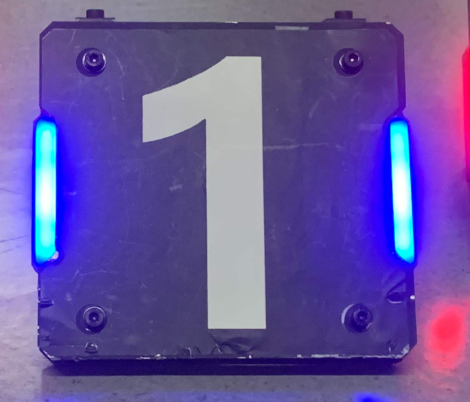
//> input picture 111/rm/zjb.png, 470 x 402 px
$ ./112   (built with g++ and OpenCV 4)
//> lines starting //> are read from the running program, lines starting //| are printed output that depends on the picture; after the words box and inside, x2 and y2 are one past the last pixel; in counts of white or black regions, pixels touching at a corner belong together
#include <iostream>
#include <vector>
#include <cmath>
#include <opencv2/opencv.hpp>

using namespace std;
using namespace cv;

int main() {
    // 读取图片
    Mat src = imread("rm/zjb.png");
//> src is the input picture: 402 rows x 470 cols, CV_8UC3; mean B, G, R 158.8, 85.2, 104.8
    if (src.empty()) {
        cout << "load fail" << endl;
        return -1;
    }

    Mat result = src.clone();
    Mat gray;
    cvtColor(src, gray, COLOR_BGR2GRAY);
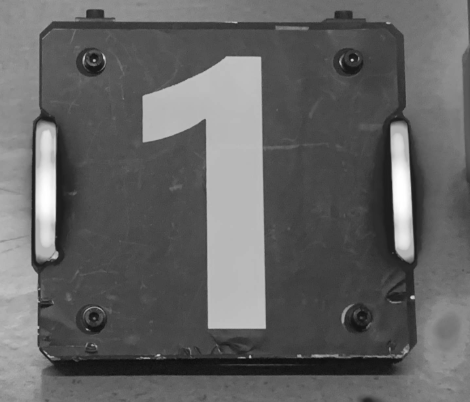
//> gray: 402 rows x 470 cols, CV_8UC1; min 13, max 255, mean 99.5

    // 直接二值化，不做边缘检测
    Mat binary;
    threshold(gray, binary, 180, 255, THRESH_BINARY);
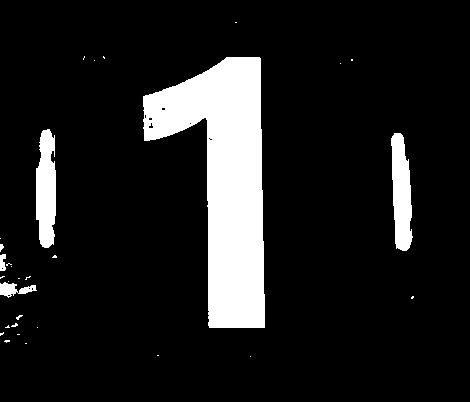
//> binary: 402 rows x 470 cols, CV_8UC1; 11.7% white; 31 white regions (25 under 20 px), largest, box (x1, y1, x2, y2) and area: (143, 57, 265, 328) 17800, (36, 129, 56, 248) 1934, (391, 133, 413, 251) 1875, (0, 282, 37, 298) 298, (0, 254, 6, 271) 84, (0, 244, 4, 252) 21

    // 只使用闭运算连接断开的区域，不使用开运算
   // 形态学操作 - 连接断开的区域
    Mat kernel = getStructuringElement(MORPH_RECT, Size(5, 5));
    dilate(binary, binary, kernel);  // 膨胀
    dilate(binary, binary, kernel);  // 再膨胀一次
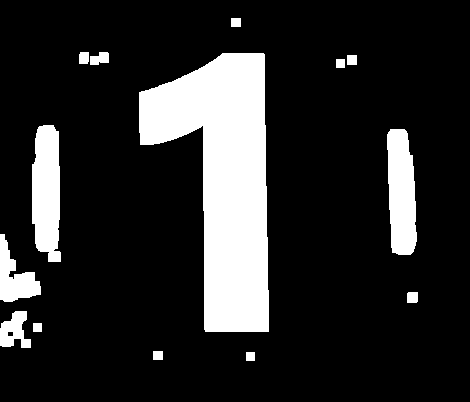
//> binary: 402 rows x 470 cols, CV_8UC1; 16.3% white; 14 white regions, largest, box (x1, y1, x2, y2) and area: (139, 53, 269, 332) 21234, (32, 125, 61, 262) 3319, (387, 129, 417, 255) 3081
    morphologyEx(binary, binary, MORPH_CLOSE, kernel);
//> binary: 402 rows x 470 cols, CV_8UC1; 16.3% white; 12 white regions


    // 寻找轮廓
    vector<vector<Point>> contours;
    findContours(binary, contours, RETR_EXTERNAL, CHAIN_APPROX_SIMPLE);
//> contours = 12 contours; largest, box (x1, y1, x2, y2) and area: (139, 53, 269, 332) 20849, (32, 125, 61, 262) 3176, (387, 129, 417, 255) 2942, (0, 234, 41, 302) 1327, (0, 311, 31, 348) 684

    cout << "Found " << contours.size() << " contours" << endl;
//| Found 12 contours

    // 存储灯条
    vector<RotatedRect> lightBars;

    // 筛选灯条
    for (const auto& contour : contours) {
        RotatedRect rect = minAreaRect(contour);
        Size2f size = rect.size;

        float height = max(size.width, size.height);
        float width = min(size.width, size.height);
        float ratio = height / width;
        float angle = rect.angle;

        if (size.width > size.height) {
            angle = 90 - angle;
        }

        float area = contourArea(contour);

        // 打印每个轮廓的信息，查看左边灯条是否被筛掉
        cout << "Contour: area=" << area << ", aspect_ratio=" << ratio
            << ", angle=" << angle << ", width=" << width << endl;

        // 放宽所有条件
        if (ratio > 1.5 && ratio < 15.0 &&
            area > 20 && area < 10000 &&
            abs(angle) < 80 &&
            width < 80) {

            lightBars.push_back(rect);

            Point2f vertices[4];
            rect.points(vertices);
            for (int k = 0; k < 4; k++) {
                line(result, vertices[k], vertices[(k + 1) % 4], Scalar(0, 255, 0), 2);
            }
            circle(result, rect.center, 5, Scalar(0, 0, 255), -1);

            cout << "-> Identified as light bar!" << endl;
        }
    }
//> this loop made 12 passes
//> (rect, size, height, width, ratio, angle, area) on passes 7 to 8: (centre (401.5, 191.4), size (26.3, 125.7), angle -2.2, Size(26.29, 125.7), 125.7, 26.29, 4.78, -2.2, 2942), (centre (45.5, 193.1), size (27.7, 136.2), angle -0.7, Size(27.66, 136.2), 136.2, 27.66, 4.92, -0.666, 3176.5)
//> (rect, height, width, ratio, angle, area) on passes 1, 2, 4, 5, 6, 9: (centre (250, 356), size (8, 8), angle -90, 8, 8, 1, -90, 64), (centre (157.5, 355), size (8, 9), angle -90, 9, 8, 1.12, -90, 72), (centre (15, 329), size (36, 30), angle -90, 36, 30, 1.2, 180, 683.5), (centre (412, 297), size (10, 10), angle -90, 10, 10, 1, -90, 99), (centre (20, 267.5), size (67, 40), angle -90, 67, 40, 1.67, 180, 1327), (centre (346, 61), size (12, 20), angle -90, 20, 12, 1.67, -90, 161)
//| Contour: area=64, aspect_ratio=1, angle=-90, width=8
//| Contour: area=72, aspect_ratio=1.125, angle=-90, width=8
//| Contour: area=64, aspect_ratio=1, angle=-90, width=8
//| Contour: area=683.5, aspect_ratio=1.2, angle=180, width=30
//| Contour: area=99, aspect_ratio=1, angle=-90, width=10
//| Contour: area=1327, aspect_ratio=1.675, angle=180, width=40
//| Contour: area=2942, aspect_ratio=4.7807, angle=-2.2026, width=26.2883
//| -> Identified as light bar!
//| Contour: area=3176.5, aspect_ratio=4.9235, angle=-0.6662, width=27.6609
//| -> Identified as light bar!
//> (output is shown up to pass 8 of 12)
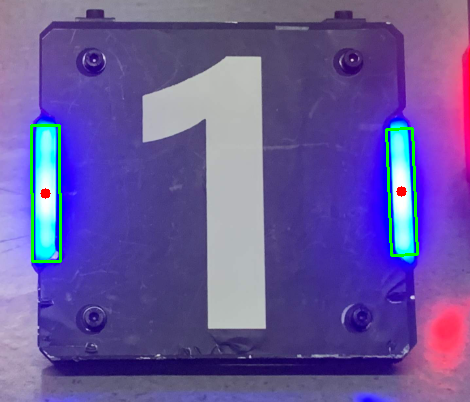
//> result: 402 rows x 470 cols, CV_8UC3; 1.08% of pixels changed, all inside (x1, y1, x2, y2) = (30, 124, 419, 263)

    cout << "\nDetected " << lightBars.size() << " light bars" << endl;
//| Detected 2 light bars

    // 匹配装甲板
    int armorCount = 0;
    for (size_t i = 0; i < lightBars.size(); i++) {
        for (size_t j = i + 1; j < lightBars.size(); j++) {
            Point2f center1 = lightBars[i].center;
            Point2f center2 = lightBars[j].center;

            float distance = norm(center1 - center2);
            float yDiff = abs(center1.y - center2.y);

            if (distance > 30 && distance < 500 && yDiff < 100) {
                armorCount++;

                Point2f armorCenter = (center1 + center2) / 2;
                circle(result, armorCenter, 8, Scalar(255, 0, 0), -1);

                putText(result, to_string(armorCount),
                    armorCenter - Point2f(10, 15),
                    FONT_HERSHEY_SIMPLEX, 0.8, Scalar(0, 255, 255), 2);

                cout << "Armor plate " << armorCount << " center: (" << armorCenter.x << ", " << armorCenter.y << ")" << endl;
            }
        }
    }
//> this loop made 2 passes
//> armorCount on passes 1 to 2: 1, 1
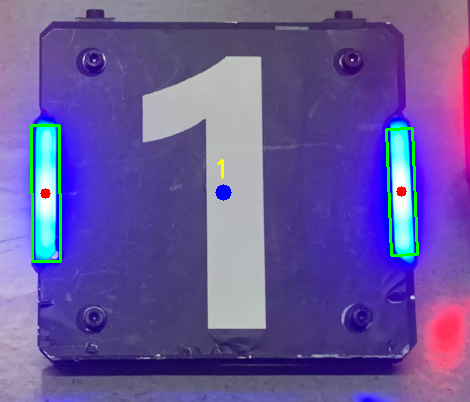
//> result: 402 rows x 470 cols, CV_8UC3; 0.14% of pixels changed, all inside (x1, y1, x2, y2) = (215, 159, 232, 201)
//> after the loop, armorCount = 1

    cout << "Found " << armorCount << " armor plates" << endl;
//| Found 1 armor plates

    imshow("Detected", result);
    imwrite("armor_result.jpg", result);

    waitKey(0);
    return 0;
}
